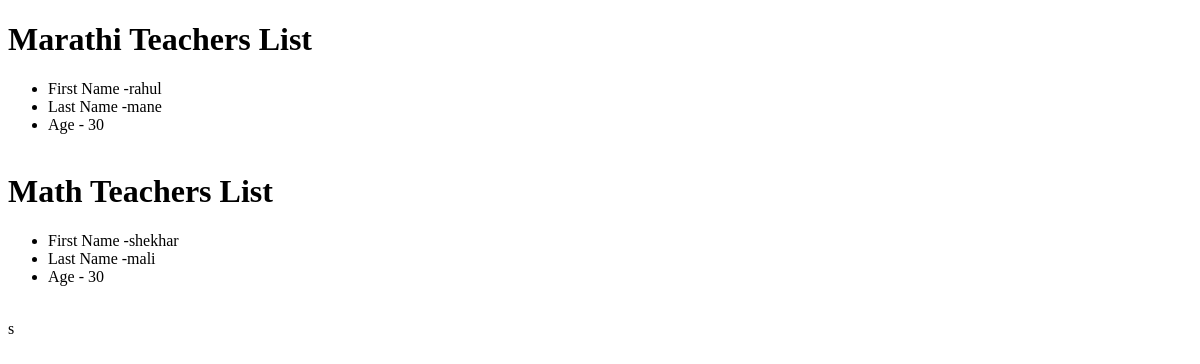
Before: /opr/filter-data/ with the older database file.
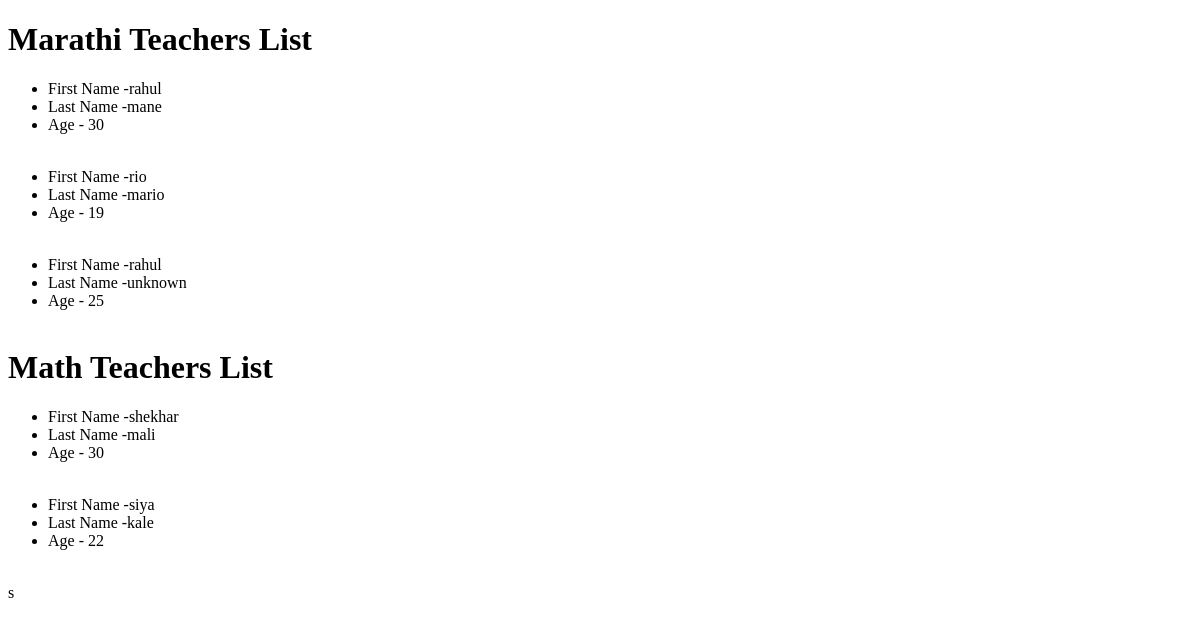
After: the same page with the newer database file.
### opr/models.py (models this page shows, shortened)
class Teacher(models.Model):
     first_name = models.CharField(max_length=55,default='unknown')
     last_name = models.CharField(max_length=55,default='unknown')
     subject = models.CharField(max_length=55,default='marathi')
     age = models.IntegerField(default=19)

### opr/views.py (the view)
# urls.py: path("filter-data/",views.filter_data,name="filter_data"),
def filter_data(request):
     marathi_teachers = Teacher.objects.filter(subject='marathi')
     math_teachers = Teacher.objects.filter(subject='math')
     return render(request,'filter_data.html',{'marathi_teachers':marathi_teachers,'math_teachers':math_teachers})

### templates/filter_data.html (shortened to what this page needs)
<!doctype html>
<html lang="en">
<head>
</head>
<body>
     <h1> Marathi Teachers List </h1>
     {% for teacher in marathi_teachers %}
     <ul>
          <li>First Name -{{teacher.first_name}}</li>
          <li>Last Name -{{teacher.last_name}}</li>
          <li>Age - {{teacher.age}} </li>
          <br>
     </ul>
     {% endfor %}
     <h1> Math Teachers List </h1>
     {% for teacher in math_teachers %}
     <ul>
          <li>First Name -{{teacher.first_name}}</li>
          <li>Last Name -{{teacher.last_name}}</li>
          <li>Age - {{teacher.age}} </li>
          <br>
     </ul>
     {% endfor %}
s
</body>
</html>

Changed rows visible on the page:
added Teacher: first_name "rio", last_name "mario", age "19", shown under "Marathi Teachers List"
added Teacher: first_name "rahul", last_name "unknown", age "25", shown under "Marathi Teachers List"
added Teacher: first_name "siya", last_name "kale", age "22", shown under "Math Teachers List"
